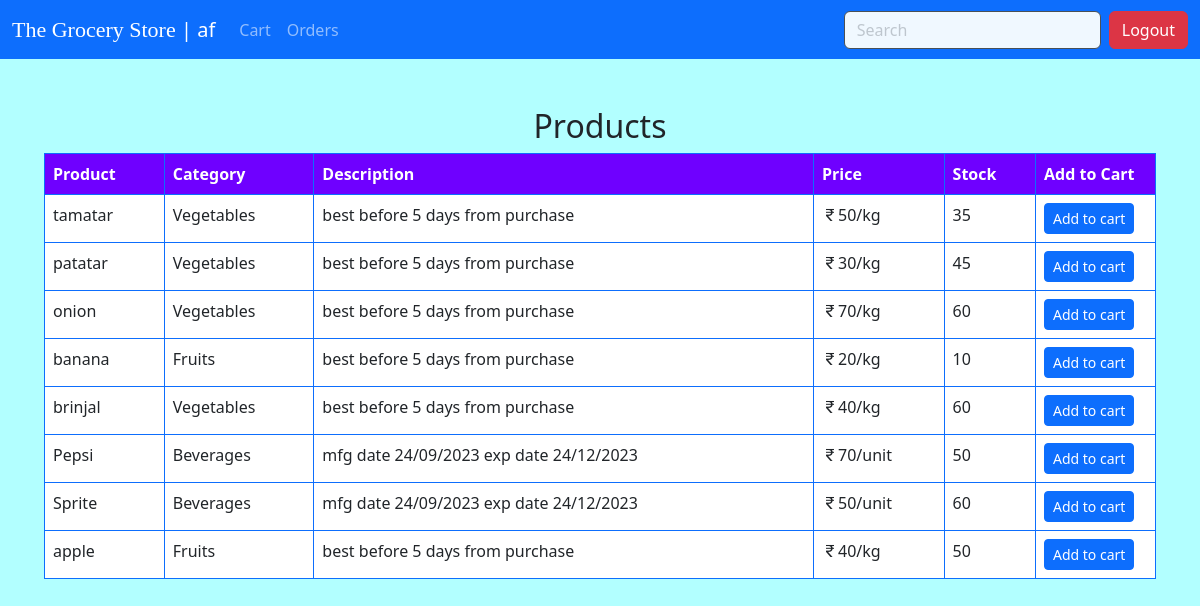
The app's page /dashboard (signed in) with its own data.
### applications/model.py (models this page shows, shortened)
class Product(DB.Model):
    p_id = DB.Column(DB.Integer(), primary_key=True)
    name = DB.Column(DB.String(50), nullable=False)
    rate = DB.Column(DB.Integer(), nullable=False)
    stock = DB.Column(DB.Integer(), nullable=False)
    sold = DB.Column(DB.Integer(), nullable=False, default=0)
    unit = DB.Column(DB.String(), nullable=False)
    description = DB.Column(DB.String(100))
    category = DB.Column(DB.String(50), nullable=False)
    c_id = DB.Column(DB.Integer(), DB.ForeignKey('section.c_id'), nullable=False)
    carts = relationship('Cart', backref='product',
                         lazy=True, cascade="all, delete-orphan")

### applications/user.py (the view)
@app.route('/dashboard')
def dashboard():
    if 'u_id' and 'name' in session:
        args = request.args.get('q')
        if args:
            query_string = f'%{args}%'
            results = Product.query.filter(
                (func.lower(Product.name).like(query_string)) |
                (func.lower(Product.category).like(query_string)) |
                (Product.rate == args)).all()
            return render_template("dashboard.html", products = results, user = session.get('name'))
        else:
            products = Product.query.all()
            return render_template('dashboard.html', products = products, user = session.get('name'))
    flash('User login required!')
    return redirect(url_for('login'))

### templates/dashboard.html
{% extends 'base1.html' %}
{% block content %}
<div class="content">
<div class="container mt-5">
    <h2 class="text-center">Products</h2>
    <table class="table table-bordered border-primary">
        <thead>
            <tr>
                <th style="background: #6F00FF; color:white;">Product</th>
                <th style="background: #6F00FF; color:white;">Category</th>
                <th style="background: #6F00FF; color:white;">Description</th>
                <th style="background: #6F00FF; color:white;">Price</th>
                <th style="background: #6F00FF; color:white;">Stock</th>
                <th style="background: #6F00FF; color:white;">Add to Cart</th>
            </tr>
        </thead>
        <tbody>
            {% for product in products %}
                <tr>
                    <td>{{ product.name }}</td>
                    <td>{{ product.category }}</td>
                    <td>{{ product.description }}</td>
                    <td><i class="bi bi-currency-rupee"></i>{{ product.rate }}{{ product.unit }}</td>
                    <td>{{ product.stock - product.sold}}</td>
                    {% if (product.stock - product.sold) > 0 %}
                    <td style="width: 120px;"><a href="/tocart/{{product.p_id}}" >
                        <button type="button" class="btn btn-primary btn-sm">Add to cart</button></a>
                    </td>
                    {% else %}
                    <td style="width: 120px;">
                        <button type="button" class="btn btn-danger btn-sm">Out of Stock</button>
                    </td>
                    {% endif %}
                </tr>
            {% endfor %}
        </tbody>
    </table>
</div>
</div>
{% endblock %}

### templates/base1.html (shortened to what this page needs)
<!doctype html>
<html lang="en">
<head>
  <link rel="stylesheet" href="https://cdn.jsdelivr.net/npm/bootstrap@5.3.0/dist/css/bootstrap.min.css">
  <link rel="stylesheet" href="https://cdn.jsdelivr.net/npm/bootstrap-icons@1.10.3/font/bootstrap-icons.css">
  <link rel="stylesheet" type="text/css" href="{{ url_for('static', filename='style.css') }}">
</head>
<body>
  <nav class="navbar bg-primary navbar-expand-lg " data-bs-theme="dark">
    <div class="container-fluid">
      <a class="navbar-brand" href="/dashboard"><span style="font-family: Serif, sans-serif; font-size: 22px;">The Grocery Store</span> | {{ user }}</a>
      <div class="collapse navbar-collapse" id="navbarSupportedContent">
        <ul class="navbar-nav me-auto mb-2 mb-lg-0">
          <li class="nav-item">
            <a class="nav-link" href="/cart_view">Cart</a>
          </li>
          <li class="nav-item">
            <a class="nav-link" href="/orders">Orders</a>
          </li>
        </ul>
        <form class="d-flex" role="search" action="/dashboard" >
          <input class="form-control me-2" type="search" placeholder="Search" aria-label="Search" name="q"
          style="background: aliceblue; color: black;">
        </form>
        <a href="/logout"><button class="btn btn-danger">Logout</button></a>
      </div>
    </div>
  </nav>
  {% block content %}{% endblock %}
</body>
</html>

### static/style.css (style rules this page uses)
body { overflow: hidden; background: #B2FFFF; }
.content { padding-left: 32px; padding-right: 32px; padding-bottom: 100px; min-height: 100vh; max-height: 100vh; overflow: auto; display: flex; flex-wrap: wrap; }

### records on screen
Product: name "tamatar", category "Vegetables", description "best before 5 days from purchase", rate "50", unit "/kg", product.stock-product.sold "35"
Product: name "patatar", category "Vegetables", description "best before 5 days from purchase", rate "30", unit "/kg", product.stock-product.sold "45"
Product: name "onion", category "Vegetables", description "best before 5 days from purchase", rate "70", unit "/kg", product.stock-product.sold "60"
Product: name "banana", category "Fruits", description "best before 5 days from purchase", rate "20", unit "/kg", product.stock-product.sold "10"
Product: name "brinjal", category "Vegetables", description "best before 5 days from purchase", rate "40", unit "/kg", product.stock-product.sold "60"
Product: name "Pepsi", category "Beverages", description "mfg date 24/09/2023 exp date 24/12/2023", rate "70", unit "/unit", product.stock-product.sold "50"
Product: name "Sprite", category "Beverages", description "mfg date 24/09/2023 exp date 24/12/2023", rate "50", unit "/unit", product.stock-product.sold "60"
Product: name "apple", category "Fruits", description "best before 5 days from purchase", rate "40", unit "/kg", product.stock-product.sold "50"

### other values on screen
{{ user }} "af"
